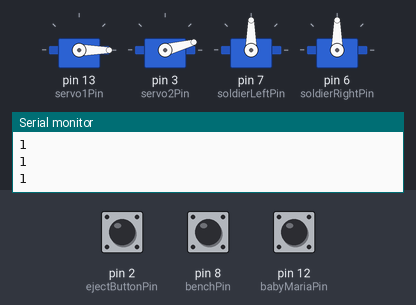
Simulated run of this sketch. Board: Arduino Uno, built with avr-gcc and run on an emulated ATmega328P. On the bench: 4 × servo, the last lines printed to the serial monitor. The test bench sets the inputs (shaded band); at power-on: pin 8 (benchPin) HIGH, pin 2 (ejectButtonPin) HIGH, pin 12 (babyMariaPin) HIGH.

Above: at 1.2 s.
1.3 s: pin 8 (benchPin) pulled LOW for 0.15 s
At 1.47 s:
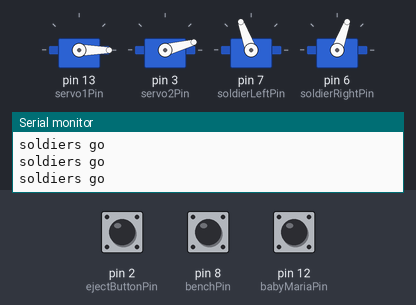
3.1 s: pin 2 (ejectButtonPin) pulled LOW for 0.15 s
At 3.7 s:
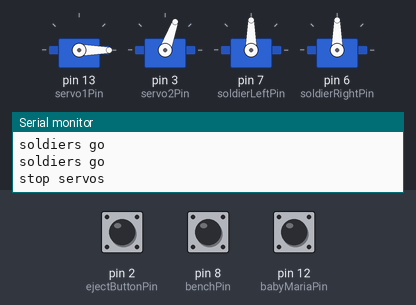
4.7 s: pin 12 (babyMariaPin) pulled LOW for 0.15 s
At 6.1 s:
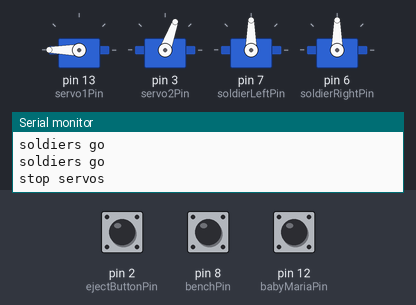
Timing chart, 0 to 7.7 s (numbered marks = the images above; inputs shaded):
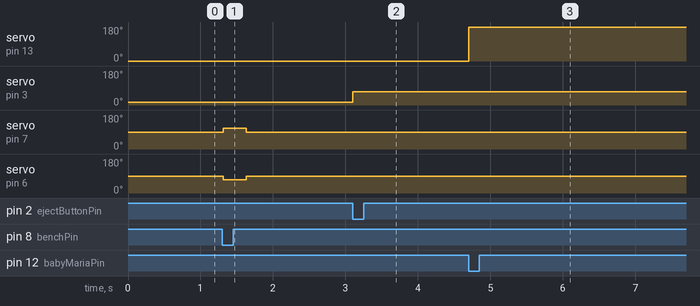

Measured:
- after the input at 1.3 s, servo on pin 7 (soldierLeftPin): 90° → 110° at once, → 90° 0.31 s later; servo on pin 6 (soldierRightPin): 90° → 70° at once, → 90° 0.31 s later
- after the input at 3.1 s, servo on pin 3 (servo2Pin): 15° → 70° at once
- after the input at 4.7 s, servo on pin 13 (servo1Pin): 0° → 180° at once

The sketch:

SA2Enclosure_Code.ino
```cpp
#include <Servo.h>

Servo servo1;
Servo servo2;

Servo soldierLeft;
Servo soldierRight;

const int babyMariaPin = 12;
const int servo1Pin = 13;

const int benchPin = 8;
const int soldierRightPin = 6;
const int soldierLeftPin = 7;

int timerLength = 300;
int prevTime;
int currTime;
bool soldierStart = false;
bool soldierStop = false;

const int ejectButtonPin = 2;
const int servo2Pin = 3;

void setup() {
  Serial.begin(9600);
  pinMode(babyMariaPin, INPUT_PULLUP);
  pinMode(ejectButtonPin, INPUT_PULLUP);
  pinMode(benchPin, INPUT_PULLUP);
  // pullup means the pin pulls up power and sends it, returning HIGH. when tape connection is made, power reaches ground and returns LOW

  servo1.attach(servo1Pin);
  servo2.attach(servo2Pin);
  soldierLeft.attach(soldierLeftPin);
  soldierRight.attach(soldierRightPin);

  servo1.write(0); // resets testing tube to closed state. place baby shadow in AFTER
  servo2.write(15); // resets eject floor to closed state

}

void loop() {
  //Serial.println(digitalRead(babyMariaPin));
  if (digitalRead(ejectButtonPin) == LOW)
  {
    servo2.write(70);
  }

  if (digitalRead(babyMariaPin) == LOW)
  {
    servo1.write(180);
  }

  if (soldierStart == false)
  {

    Serial.println(digitalRead(benchPin));

    if (digitalRead(benchPin) == HIGH)
    {
      //Serial.println(0);
    }
    else if (digitalRead(benchPin) == LOW)
    {
      //Serial.println(1);
      currTime = millis();
      prevTime = currTime;
      soldierStart = true;
      Serial.println("start servos");

      soldierLeft.write(110);
      soldierRight.write(70);
    }
  }
  else if (!soldierStop)
  {
    Serial.println("soldiers go");
    currTime = millis();
    if (currTime - prevTime >= timerLength)
    {
      Serial.println("stop servos");
      soldierStop = true;

      soldierLeft.write(90);
      soldierRight.write(90);
    }
  }
  else
  {
    //Serial.println("stop servos");
  }

}
```
